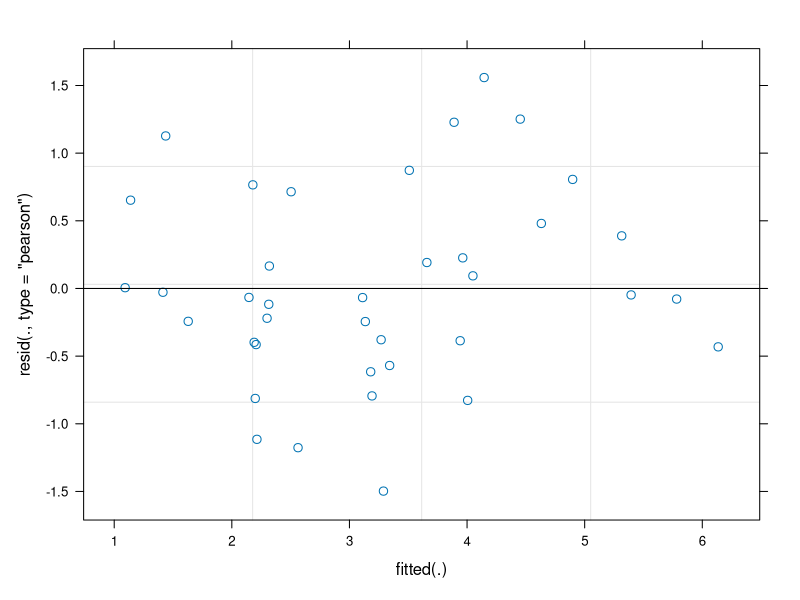

This figure's R source:
gd = read.table("gulldata.txt", header = T)
library(lmerTest)

# OGP = other gulls present

# log transform latency data
LT = log(gd$TimeRec)

# Full model
fmodel = lmer(LT ~ Treatment+Distance+People+OGP+TrialOrder+ExpDist+(1|GullID), data = gd)
summary(fmodel)
plot(fmodel)

#Without gaze (treatment)
wmodel = lmer(LT ~ Distance+People+OGP+TrialOrder+ExpDist+(1|GullID), data = gd)
summary(wmodel)

# Minimal model
mmodel = lmer(LT ~ Treatment+Distance+People+OGP+(1|GullID), data = gd)
summary(mmodel)

# Model with no. of head movements
hmodel = lmer(LT ~ HeadMoves+Distance+People+OGP+(1|GullID), data = gd)
summary(hmodel)

# Model comparison a (gaze vs. without gaze)
anova(wmodel,fmodel)

# Model comparison b (gaze vs. head movements)
anova(hmodel,mmodel)


# Paired data
gull = read.table("pairs.txt", header = T)

# Time difference between trials = Away - At

# The reduction in time taken in "Away" trial
cor.test(gull$At,gull$TimeDiff, method = "spearman")

# Correlation between individual approach times in "At" and "Away"
cor.test(gull$At,gull$Away, method = "spearman")
